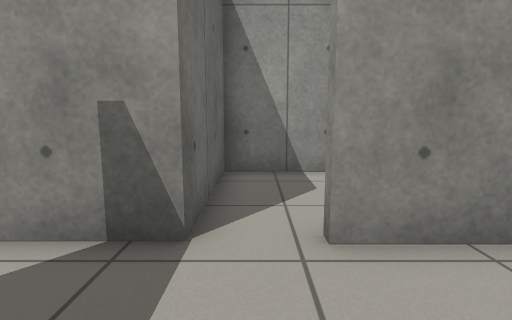
View 1 (above)

12 first-person views from a walk through a robot-simulator world made for Gazebo. The camera is 0.74 m above the floor, tilts 8° down and sees 80° across. The floor is counted in squares, 0.5 m on a side. Each view is taken from the middle of a square. On the plan, view 1 faces up. The plan holds only what a view shows up to about 15 squares ahead; the rest is blank.

View 2
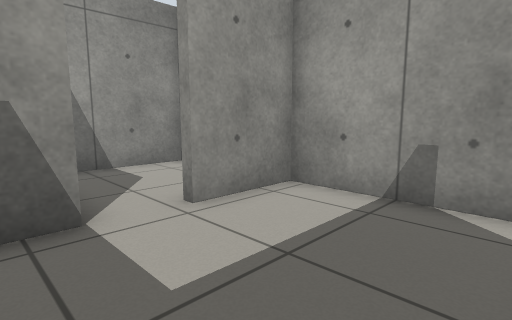

View 3
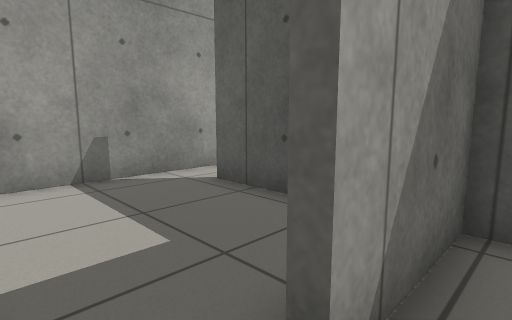

View 4
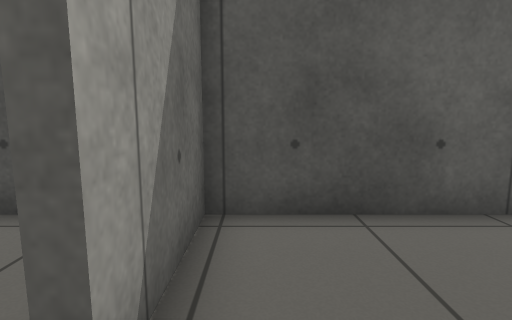

View 5
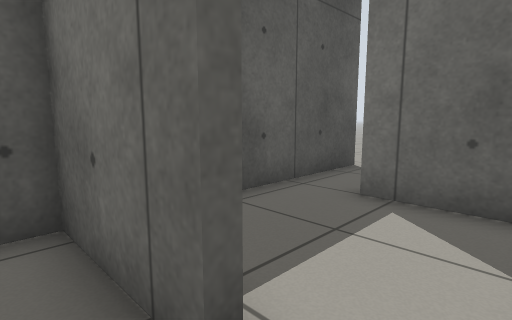

View 6
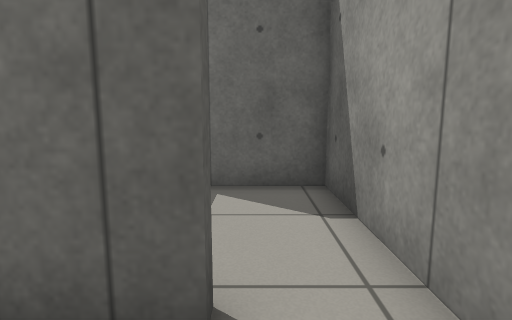

View 7
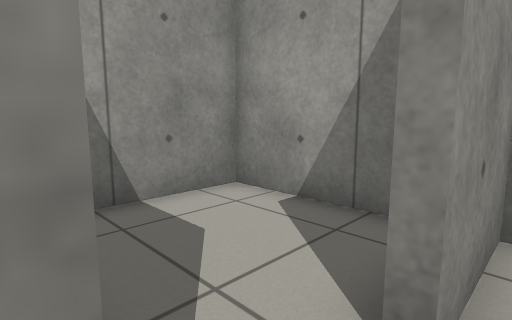

View 8
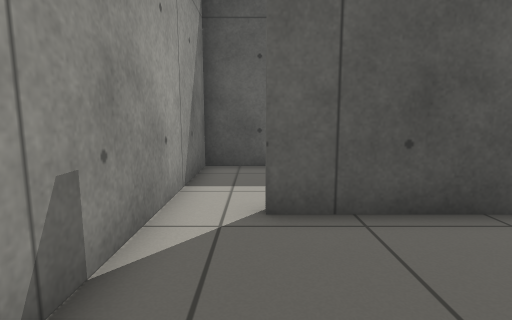

View 9
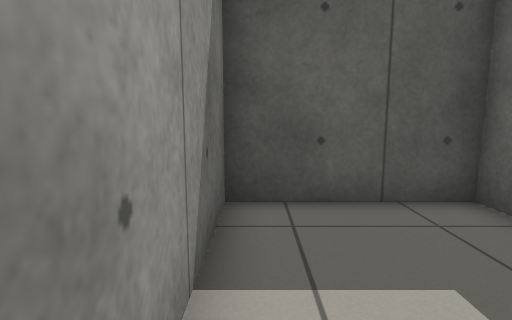

View 10
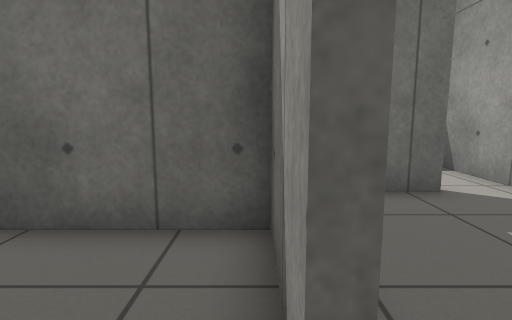

View 11
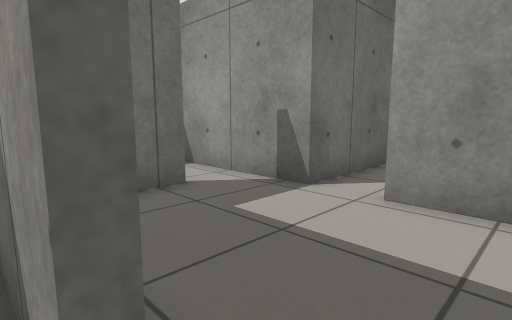

View 12
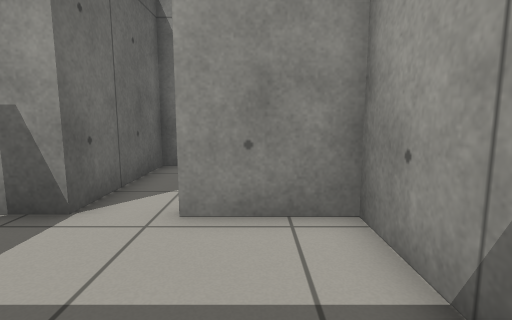

### Floor plan
Points are (right, up) in squares from view 1. A wall is a line through its corners. A room is listed if a view was taken in it or the views show most of it. See-through windows are left out.
Room 1 (views 1, 2, 5, 6, 7, 8, 9, 12)
walls: (-0.9, 3.4) (-3.6, 3.4); (-2.9, 1.8) (-2.9, -1.5) (1.8, -1.5); (3.5, -1.5) (3.5, 3.4) (0.7, 3.4)
ways out: opening at (-3, 2.5) to room 2; opening at (2.5, -2) to room 3; opening at (0, 4) to room 4
Room 2 (views 3, 4)
walls: (-3.6, 3.4) (-7.5, 3.4) (-7.5, 0.2); (-8.4, -1.5) (-3.2, -1.5) (-3.2, 1.8)
ways out: opening at (-3, 2.5) to room 1; opening at (-8, -0.5)
Room 3 (views 10, 11)
walls: (1.8, -1.5) (1.8, -1.8) (-0.9, -1.8) (-0.9, -6.2) (3.5, -6.2) (3.5, -1.5)
ways out: opening at (2.5, -2) to room 1
Room 4 (no view inside)
walls: (3.5, 4.6) (3.5, 8.2) (-0.9, 8.2) (-0.9, 3.4)
ways out: opening at (0, 4) to room 1

Where each view was taken, in squares from view 1:
view 1: 0 up, 0 right, facing up
view 2: 1 down, 2 left, facing up-right
view 3: 3 up, 4 left, facing down-right
view 4: 3 up, 4 left, facing down
view 5: 3 up, 2 left, facing down-left
view 6: 2 up, 1 left, facing left
view 7: 3 up, 1 left, facing up-right
view 8: 3 up, 2 right, facing down
view 9: 1 down, 3 right, facing down
view 10: 2 down, 3 right, facing left
view 11: 2 down, 3 right, facing up-left
view 12: 1 down, 2 right, facing up
